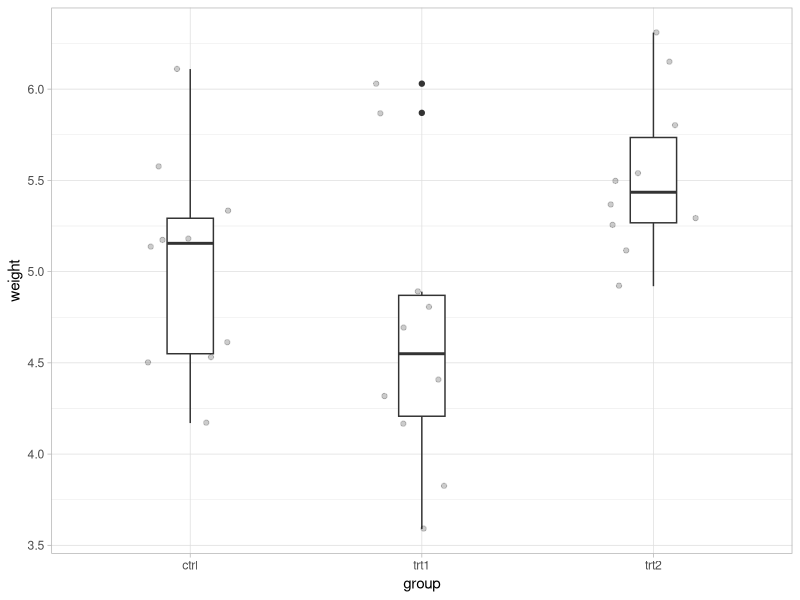
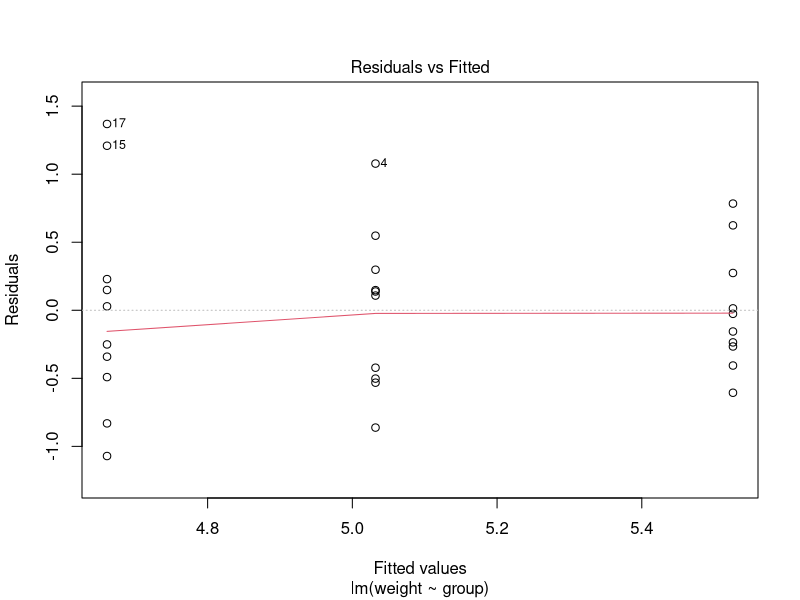
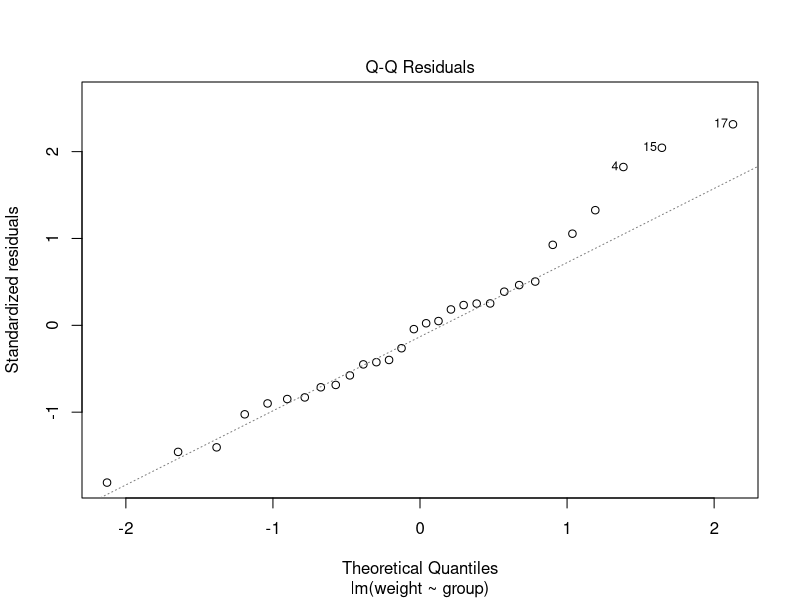

Here is the R script that generated these plots, in order: (Note: this script raises an error after producing the figures.)
## ---- chunk 1
knitr::opts_chunk$set(echo = TRUE, 
                      warning = FALSE, 
                      message = FALSE, 
                      eval=FALSE, 
                      fig.width = 12, 
                      fig.height = 8)
options(width = 90)
## ---- chunk 2
library(tidyverse)
## ---- chunk 3
?PlantGrowth
plant_g <- PlantGrowth # simplificamos el nombre del dataset
## ---- chunk 4
str(plant_g) # tipo de variables
## ---- chunk 5
summary(plant_g) # exploración numérica
## ---- chunk 6
# exploracion numerica por tratamiento
plant_g %>%
  group_by(group) %>%
  summarise(
    count = n(),
    mean = mean(weight, na.rm = TRUE),
    sd = sd(weight, na.rm = TRUE)
  )
## ---- chunk 7
# Exploración gŕafica
plant_g %>% 
  ggplot(aes(x=group, y=weight)) + 
  geom_boxplot(width=0.2)+
  geom_jitter(alpha=0.2, width=0.2)+
  theme_light()
## ---- chunk 8
mod1 <- lm(weight ~ group, data = plant_g)  
## ---- chunk 9
# homocedasticidad
plot(mod1, which = 1)
car::leveneTest(mod1)
## ---- chunk 10
plot(mod1, which = 2)
shapiro.test(mod1$residuals)

# my_data$fit = mod1$fitted.values
# my_data$res = my_data$fit - my_data$weight
# mean(my_data$res)
# names(mod1)hist(m_fix$residuals)
## ---- chunk 11
anova(mod1)# caso balanceado
# car::Anova(mod1)# caso desbalanceado
## ---- chunk 12
library(emmeans)
em <- emmeans(mod1, ~ group, type="response")
em

res = CLD(em, Letters = letters, reverse = FALSE, alpha = .05)
res
## ---- chunk 13
?ToothGrowth
tg <- ToothGrowth
## ---- chunk 14
str(tg) # tipo de variables
## ---- chunk 15
tg <- tg %>% mutate_at(vars(dose), funs(as.factor)) 
## ---- chunk 16
summary(tg) # exploración numérica
## ---- chunk 17
# exploracion numerica por tratamiento
tg %>%
  group_by(supp, dose) %>%
  summarise(
    count = n(),
    mean = mean(len, na.rm = TRUE),
    sd = sd(len, na.rm = TRUE)
  )
## ---- chunk 18
# Exploración gŕafica
tg %>% 
  ggplot(aes(x = factor(dose), y = len, colour = supp)) + 
  geom_boxplot() + 
  theme_bw()
## ---- chunk 19
mod2 <- lm(len ~ supp * dose, data = tg) # equivale a supp + dose + supp:dose
anova(mod2)
## ---- chunk 20
# emmip(mod2, supp~ dose)
emm_tg <- emmeans(mod2, pairwise ~ supp | dose)
CLD(emm_tg, Letters = letters, reverse = FALSE, alpha = .05)

emm_tg2 <- emmeans(mod2, pairwise ~ dose|supp)
CLD(emm_tg2, Letters = letters, reverse = FALSE, alpha = .05)
## ---- chunk 21
lm((y+0.5)^0.2 ~ trt + bk, ...)
## ---- chunk 22
?InsectSprays
ins_sp <- InsectSprays

ins_sp %>% 
  ggplot(aes(x=spray, y=count)) + 
  geom_boxplot(width=0.2)+
  geom_jitter(alpha=0.2, width=0.2)+
  theme_light()

ins_sp %>% 
  ggplot(aes(x=count)) + 
  geom_dotplot()+
  theme_light()
## ---- chunk 23
plot(lm(count ~ spray, data = InsectSprays), which=2)
# MASS::boxcox(lm(count+.1 ~ spray, data = InsectSprays))
# MASS::boxcox(lm(sqrt(count+.1) ~ spray, data = InsectSprays))

## ---- chunk 24
mod_spray = glm(count ~ spray, family=poisson, data=ins_sp) # full model
car::Anova(mod_spray)
## ---- chunk 25
ggfortify::autoplot(mod_spray, which = 1:6, label.size = 3)
## ---- chunk 26
library(emmeans)
em_poi <- emmeans(mod_spray, ~ spray, type="response")
em_poi

res_poi = CLD(em_poi, Letters = letters, reverse = FALSE, alpha = .05)
res_poi
